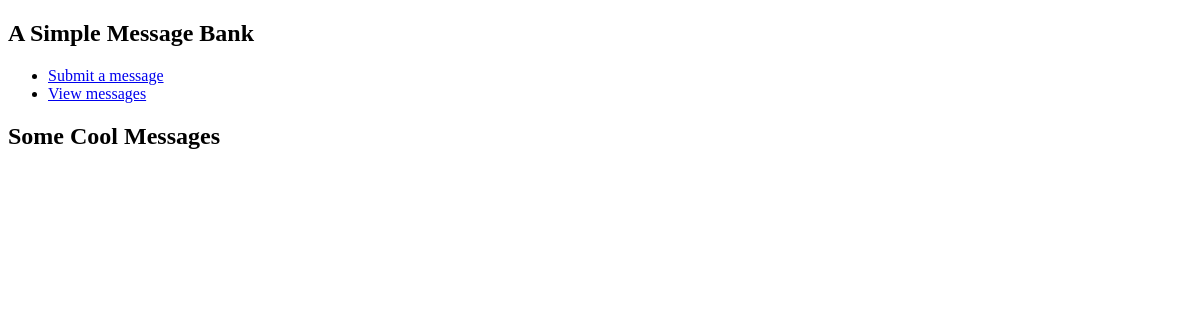
The app's page /view/, older data.
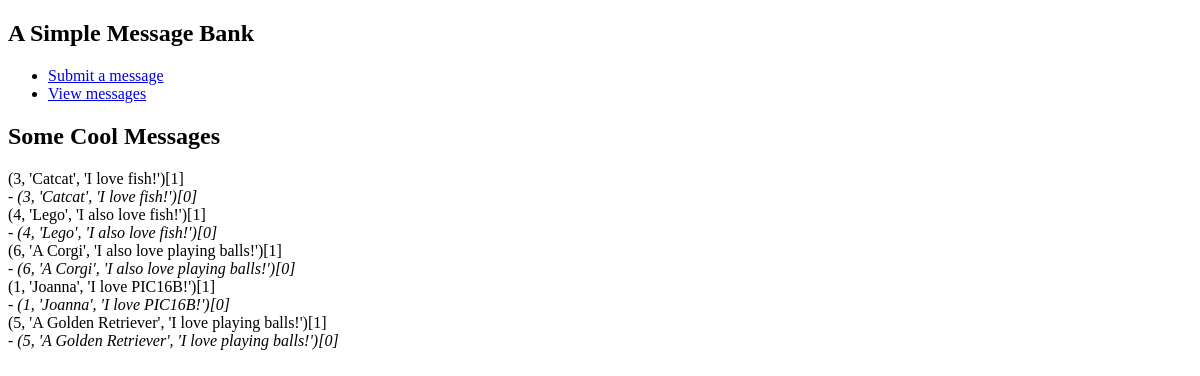
The same page, newer data.
### tables this page shows
CREATE TABLE messages (
    id INTEGER PRIMARY KEY AUTOINCREMENT,
    handle TEXT NOT NULL,
    message TEXT NOT NUll
);

### app.py (the view)
@app.route("/view/")
def view():
    messages = random_messages(5)
    return render_template("view.html", messages=messages)

### app.py (called while the page is built)
def get_message_db():
    if 'message_db' not in g:
        g.message_db = sqlite3.connect("messages_db.sqlite")
    with current_app.open_resource('init.sql') as f:
        g.message_db.executescript(f.read().decode('utf8'))
    return g.message_db

def random_messages(n):
    db = get_message_db()
    cursor = db.cursor()
    cursor.execute(f'SELECT * FROM messages ORDER BY RANDOM() LIMIT {n}')
    result = cursor.fetchall()
    db.close()
    return(result)

### templates/view.html
{% extends 'base.html' %}
{% block header %}
  <h1>{% block title %}Some Cool Messages{% endblock %}</h1>
{% endblock %}
{% block content %}
{% if messages %}
  {% for message in messages %}
   {{message}}[1]
   <br>
   <i>- {{message}}[0]</i>
   <br>
  {% endfor %}
{% endif %}
{% endblock %}

### templates/base.html (shortened to what this page needs)
<!doctype html>
<nav>
  <h1>A Simple Message Bank</h1>
  <ul>
    <li><a href="{{ url_for('submit') }}">Submit a message</a></li>
    <li><a href="{{ url_for('view') }}">View messages</a></li>
  </ul>
</nav>
<section class="content">
    <header>
       {% block header %}{% endblock %}
    </header>
    {% block content %}{% endblock %}
</section>

Row changes from the older to the newer data that the page shows:
added messages: message "(3, 'Catcat', 'I love fish!')"
added messages: message "(4, 'Lego', 'I also love fish!')"
added messages: message "(6, 'A Corgi', 'I also love playing balls!')"
added messages: message "(1, 'Joanna', 'I love PIC16B!')"
added messages: message "(5, 'A Golden Retriever', 'I love playing balls!')"
